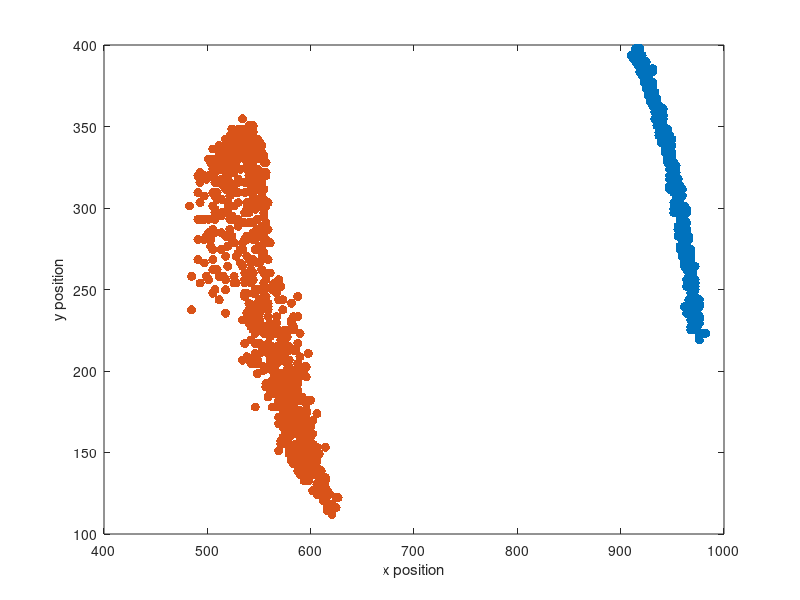

The MATLAB source for this figure:
%% Project
clear all; close all; clc;

%import stuff
data_centroid = csvread('811m_Centerxypts.csv',1,0); %This will import the CSV file
%of the centroid (i.e. input stimulus) with the appropriate offset that 
%imports the two columns without the headers. 
data_abdomen = csvread('811m_completexypts.csv',1,0); %This will import the CSV 
%file of the abdomen (i.e. output response) with the appropriate offset 
%that imports the two columns without the headers. 

Centroid_X = data_centroid(:,1);
Centroid_Y = data_centroid(:,2);
Abdomen_X = data_abdomen(:,1);
Abdomen_Y = data_abdomen(:,2);

figure;
plot(Centroid_X',Centroid_Y','.','MarkerSize',20)
hold on;
plot(Abdomen_X',Abdomen_Y','.','MarkerSize',20)
xlabel('x position')
ylabel('y position')

%Frequency is 3 Hz?
